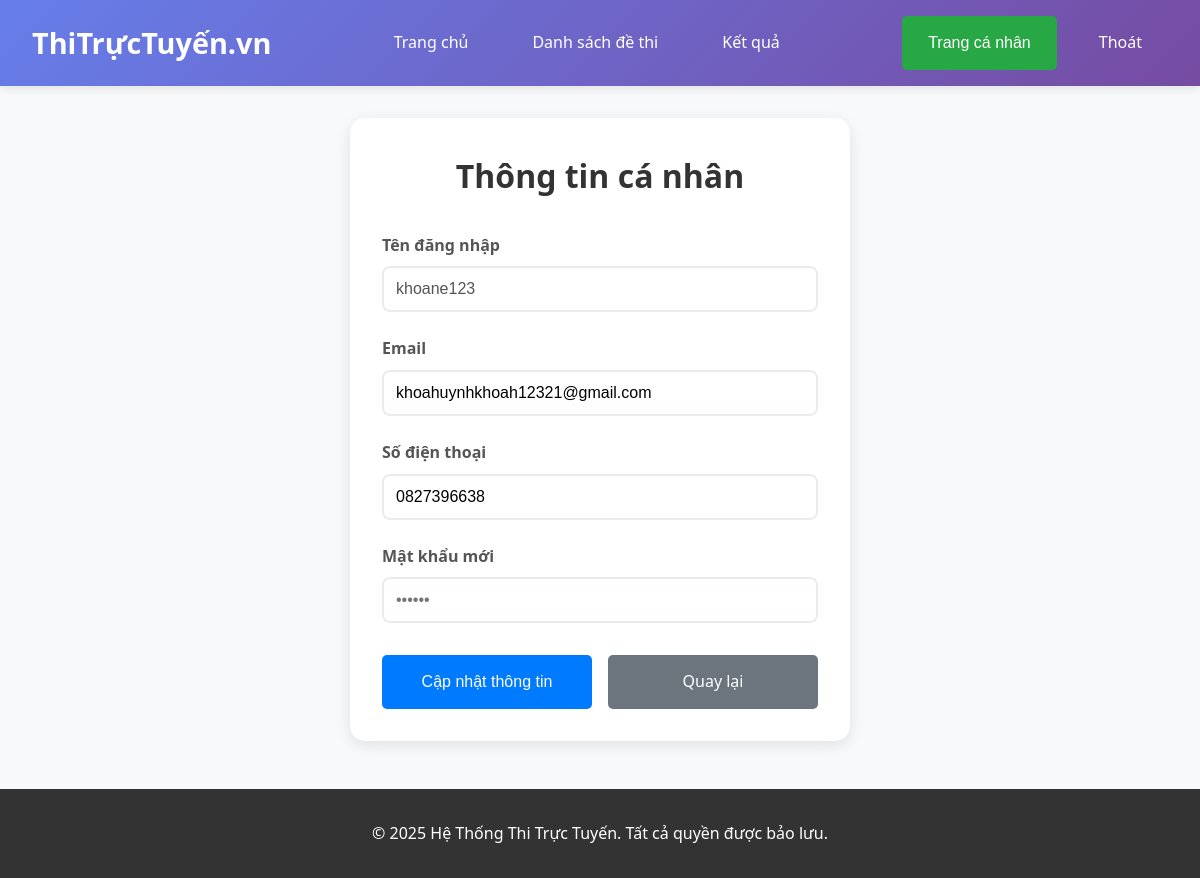
Page /chucnang/profile.php (signed in) on the committed database.
### tables this page shows
CREATE TABLE `users` (
  `ID` int(11) NOT NULL,
  `USERNAME` varchar(50) NOT NULL,
  `PASSWORD` varchar(255) NOT NULL,
  `EMAIL` varchar(100) NOT NULL,
  `PHONE` varchar(15) NOT NULL,
  `REG_DATE` timestamp NOT NULL DEFAULT current_timestamp(),
  `is_admin` tinyint(1) NOT NULL DEFAULT 0
);

### chucnang/profile.php (the view, shortened to what this page needs)
<?php
include("config/db.php");
$username = $_SESSION['username'];
$sql = "SELECT * FROM users WHERE username = ?";
$stmt = $conn->prepare($sql);
$stmt->bind_param("s", $username);
$stmt->execute();
$result = $stmt->get_result();
$user = $result->fetch_assoc();
?>
<!DOCTYPE html>
<html lang="vi">
<head>
    <link rel="stylesheet" href="css/index.css">
</head>
<body>
    <header>
        <div class="header-container">
            <div class="logo">ThiTrựcTuyến.vn</div>
            <nav>
                <ul>
                    <li><a href="main_page.php">Trang chủ</a></li>
                    <li><a href="exam_list.php">Danh sách đề thi</a></li>
                    <li><a href="result.php">Kết quả</a></li>
                </ul>
            </nav>
            <nav class="auth-buttons">
                <button class="btn btn-profie" onclick="showPage('profile')">Trang cá nhân</button>
                <a href="log_out.php" class="btn btn-logout">Thoát</a>
            </nav>
        </div>
    </header>
    <main>
        <section id="profile" class="page active">
            <div class="profile-container">
                <h2>Thông tin cá nhân</h2>
            <form id="profile-form" method="post" action="update_profile.php">
                <div class="form-group">
                    <label for="profile-username">Tên đăng nhập</label>
                    <input type="text" id="profile-username" name="username"
                        value="<?php echo htmlspecialchars($user['USERNAME']); ?>" disabled>
                </div>
                <div class="form-group">
                    <label for="profile-email">Email</label>
                    <input type="email" id="profile-email" name="email"
                        value="<?php echo htmlspecialchars($user['EMAIL']); ?>" required>
                </div>
                <div class="form-group">
                    <label for="profile-phone">Số điện thoại</label>
                    <input type="tel" id="profile-phone" name="phone"
                        value="<?php echo htmlspecialchars($user['PHONE']); ?>" required>
                </div>
                <div class="form-group">
                    <label for="profile-password">Mật khẩu mới</label>
                    <input type="password" id="profile-password" name="PASSWORD" placeholder="••••••">
                </div>
                <div class="form-actions">
                    <button type="submit" class="btn btn-primary">Cập nhật thông tin</button>
                    <a type="button" class="btn btn-secondary" href="main_page.php">Quay lại</a>
                </div>
            </form>
        </section>
    </main>
    <footer>
        <p>&copy; 2025 Hệ Thống Thi Trực Tuyến. Tất cả quyền được bảo lưu.</p>
    </footer>
</body>
</html>

### chucnang/css/index.css (style rules this page uses)
* { margin: 0; padding: 0; box-sizing: border-box; }
body { font-family: 'Segoe UI', Tahoma, Geneva, Verdana, sans-serif; line-height: 1.6; color: #333; background-color: #f8f9fa; }
header { background: linear-gradient(135deg, #667eea 0%, #764ba2 100%); color: white; padding: 1rem 0; box-shadow: 0 2px 10px rgba(0,0,0,0.1); position: sticky; top: 0; z-index: 1000; }
.header-container { max-width: 1200px; margin: 0 auto; display: flex; justify-content: space-between; align-items: center; padding: 0 2rem; }
.logo { font-size: 1.8rem; font-weight: bold; color: white; text-decoration: none; }
nav ul { display: flex; list-style: none; gap: 2rem; }
nav a { color: white; text-decoration: none; padding: 0.5rem 1rem; border-radius: 5px; transition: background-color 0.3s; }
.auth-buttons { display: flex; gap: 1rem; }
.btn { padding: 0.75rem 1.5rem; border: none; border-radius: 5px; cursor: pointer; font-size: 1rem; font-weight: 500; text-decoration: none; display: inline-block; text-align: center; transition: all 0.3s ease; border: 2px solid transparent; }
.btn-primary { background-color: #007bff; color: white; }
.btn-secondary { background-color: #6c757d; color: white; }
.btn-profie { background-color: #28a745; color: white; }
main { max-width: 1200px; margin: 2rem auto; padding: 0 2rem; min-height: calc(100vh - 200px); }
.page { display: none; }
.page.active { display: block; animation: fadeIn 0.5s ease-in; }
.auth-container, .profile-container, .add-exam-container, .edit-exam-container { max-width: 500px; margin: 0 auto; background: white; padding: 2rem; border-radius: 15px; box-shadow: 0 4px 15px rgba(0,0,0,0.1); }
.auth-container h2, .profile-container h2, .add-exam-container h2, .edit-exam-container h2 { text-align: center; margin-bottom: 2rem; color: #333; font-size: 2rem; }
.form-group { margin-bottom: 1.5rem; }
.form-group label { display: block; margin-bottom: 0.5rem; font-weight: 600; color: #555; }
.form-group input, .form-group select, .form-group textarea { width: 100%; padding: 0.75rem; border: 2px solid #e9ecef; border-radius: 8px; font-size: 1rem; transition: border-color 0.3s, box-shadow 0.3s; background: white; }
.form-actions { display: flex; gap: 1rem; margin-top: 2rem; }
.form-actions .btn { flex: 1; }
footer { background: #333; color: white; text-align: center; padding: 2rem; margin-top: 3rem; }

### rows in the picture
users: username "khoane123", email "khoahuynhkhoah12321@gmail.com", phone "0827396638"
